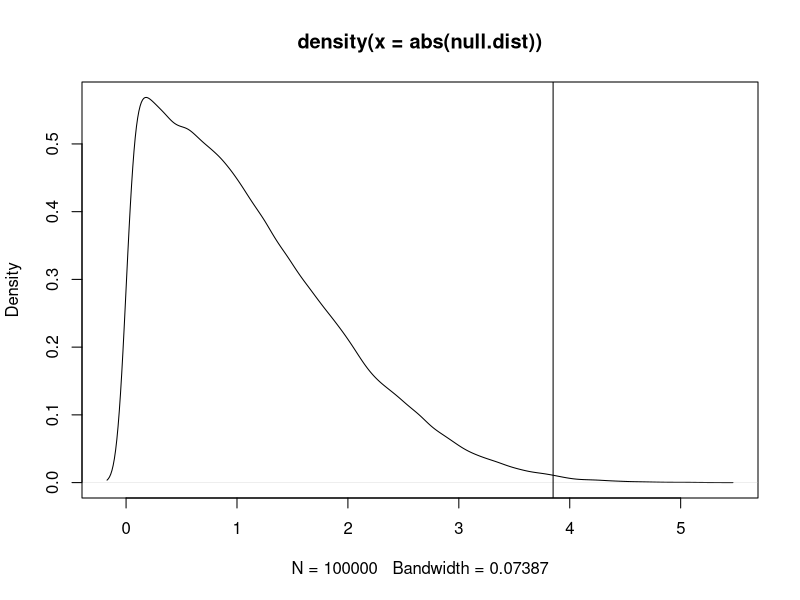
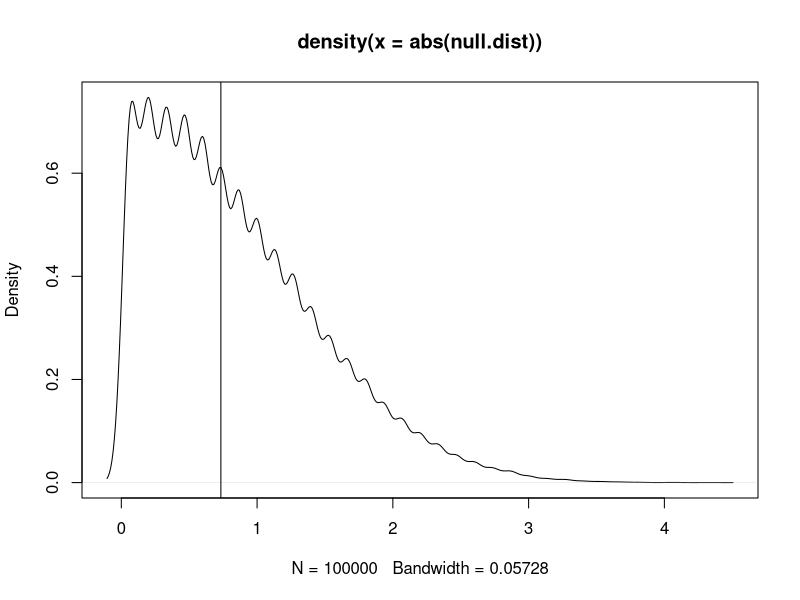

Source code (R) for these figures, in order:

# Permutation Test
set.seed(1)
cave <- rpois(n = 20, lambda = 24)
surf <- rpois(n = 20, lambda = 22)
obs.dif <- mean(cave) - mean(surf)
null.dist <- c()
for(i in 1:100000){
  x <- sample(c(cave, surf))
  null.dist[i] <- mean(x[1:20]) - mean(x[21:40])
}
plot(density(abs(null.dist)))
abline(v=obs.dif)
sum(abs(null.dist) >= obs.dif) / length(null.dist)


set.seed(5)
crick1 <- rpois(15, lambda = 12)
crick3 <- rpois(15, lambda = 10)
obs.dif <- mean(crick1) - mean(crick3)
null.dist <- c()
for(i in 1:100000){
  x <- sample(c(crick1, crick3))
  null.dist[i] <- mean(x[1:15]) - mean(x[16:30])
}
plot(density(abs(null.dist)))
abline(v=abs(obs.dif))
sum(abs(null.dist) >= abs(obs.dif)) / length(null.dist)

# Binomial Test
# Chi-Square
# T-tests
# Levine's
# Sign Test
# Mann-Whitney


# You're lab has an old nanodrop that you aren't sure is working
# However, you have 100s of extractions that need to be quantified
# You decide to test your nanodrop against one in another lab that
# is brand new. You picked 10 samples that you will quantify on both
# machines. 
old <- c(1.87, 1.91, 1.86, 1.81, 1.87, 
         1.72, 1.75, 1.69, 1.74, 1.61)
new <- c(1.74, 1.62, 1.73, 1.75, 1.88, 
         1.72, 1.86, 1.80, 1.77, 1.84)

# From years of observation you know that typically only 
# 63% of males and 74% of female hedgehogs survive to one
# year of age. You tagged 50 females and 50 males last year and
# during your repeat survey you document 38 females and 
# 24 males alive. Assume that all hedgehogs not documented 
# as still alive are dead. Do the survival rates in your study
# agree with long term trends?


# You studying acyl sugar productions in tomato. You have 
# measured 
